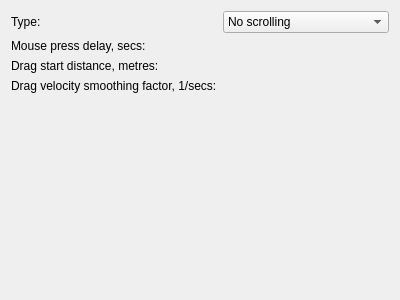
<?xml version="1.0" encoding="UTF-8"?>
<ui version="4.0">
 <class>KineticScrollerSettings</class>
 <widget class="QWidget" name="KineticScrollerSettings">
  <property name="geometry">
   <rect>
    <x>0</x>
    <y>0</y>
    <width>400</width>
    <height>300</height>
   </rect>
  </property>
  <property name="windowTitle">
   <string>Form</string>
  </property>
  <layout class="QFormLayout" name="formLayout">
   <item row="0" column="0">
    <widget class="QLabel" name="label">
     <property name="text">
      <string>Type:</string>
     </property>
    </widget>
   </item>
   <item row="0" column="1">
    <widget class="QComboBox" name="comboBox">
     <item>
      <property name="text">
       <string>No scrolling</string>
      </property>
     </item>
     <item>
      <property name="text">
       <string>Touch</string>
      </property>
     </item>
     <item>
      <property name="text">
       <string>Left mouse button</string>
      </property>
     </item>
     <item>
      <property name="text">
       <string>Middle mouse button</string>
      </property>
     </item>
     <item>
      <property name="text">
       <string>Right mouse button</string>
      </property>
     </item>
    </widget>
   </item>
   <item row="1" column="0">
    <widget class="QLabel" name="label_2">
     <property name="text">
      <string>Mouse press delay, secs:</string>
     </property>
    </widget>
   </item>
   <item row="2" column="0">
    <widget class="QLabel" name="label_3">
     <property name="text">
      <string>Drag start distance, metres:</string>
     </property>
    </widget>
   </item>
   <item row="3" column="0">
    <widget class="QLabel" name="label_4">
     <property name="text">
      <string>Drag velocity smoothing factor, 1/secs:</string>
     </property>
    </widget>
   </item>
  </layout>
 </widget>
 <resources/>
 <connections/>
</ui>
